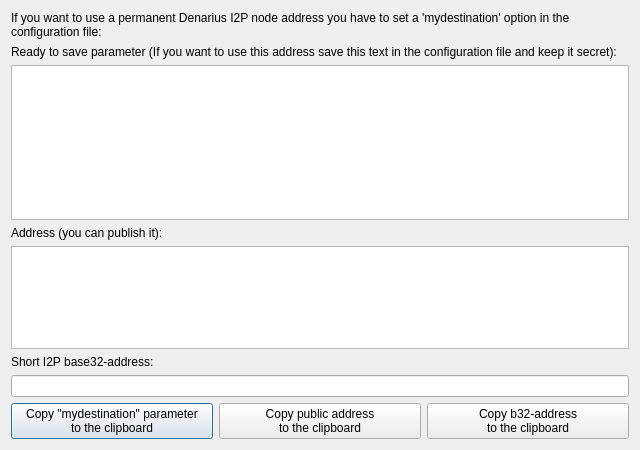
<?xml version="1.0" encoding="UTF-8"?>
<ui version="4.0">
 <class>ShowI2PAddresses</class>
 <widget class="QDialog" name="ShowI2PAddresses">
  <property name="geometry">
   <rect>
    <x>0</x>
    <y>0</y>
    <width>640</width>
    <height>450</height>
   </rect>
  </property>
  <property name="minimumSize">
   <size>
    <width>640</width>
    <height>450</height>
   </size>
  </property>
  <property name="windowTitle">
   <string>Dialog</string>
  </property>
  <layout class="QVBoxLayout" name="verticalLayout">
   <item>
    <widget class="QLabel" name="label">
     <property name="text">
      <string>If you want to use a permanent Denarius I2P node address you have to set a 'mydestination' option in the configuration file:</string>
     </property>
     <property name="wordWrap">
      <bool>true</bool>
     </property>
    </widget>
   </item>
   <item>
    <widget class="QLabel" name="label_3">
     <property name="text">
      <string>Ready to save parameter (If you want to use this address save this text in the configuration file and keep it secret):</string>
     </property>
     <property name="wordWrap">
      <bool>true</bool>
     </property>
    </widget>
   </item>
   <item>
    <widget class="QTextEdit" name="privText">
     <property name="sizePolicy">
      <sizepolicy hsizetype="Expanding" vsizetype="Expanding">
       <horstretch>0</horstretch>
       <verstretch>3</verstretch>
      </sizepolicy>
     </property>
     <property name="readOnly">
      <bool>true</bool>
     </property>
    </widget>
   </item>
   <item>
    <widget class="QLabel" name="label_4">
     <property name="text">
      <string>Address (you can publish it):</string>
     </property>
    </widget>
   </item>
   <item>
    <widget class="QPlainTextEdit" name="pubText">
     <property name="sizePolicy">
      <sizepolicy hsizetype="Expanding" vsizetype="Expanding">
       <horstretch>0</horstretch>
       <verstretch>2</verstretch>
      </sizepolicy>
     </property>
     <property name="readOnly">
      <bool>true</bool>
     </property>
    </widget>
   </item>
   <item>
    <widget class="QLabel" name="label_5">
     <property name="text">
      <string>Short I2P base32-address:</string>
     </property>
    </widget>
   </item>
   <item>
    <widget class="QLineEdit" name="b32Line">
     <property name="mouseTracking">
      <bool>false</bool>
     </property>
     <property name="acceptDrops">
      <bool>false</bool>
     </property>
     <property name="readOnly">
      <bool>true</bool>
     </property>
    </widget>
   </item>
   <item>
    <layout class="QHBoxLayout" name="horizontalLayout">
     <item>
      <widget class="QPushButton" name="privButton">
       <property name="text">
        <string>Copy &quot;mydestination&quot; parameter
to the clipboard</string>
       </property>
      </widget>
     </item>
     <item>
      <widget class="QPushButton" name="pubButton">
       <property name="text">
        <string>Copy public address
to the clipboard</string>
       </property>
      </widget>
     </item>
     <item>
      <widget class="QPushButton" name="b32Button">
       <property name="text">
        <string>Copy b32-address
to the clipboard</string>
       </property>
      </widget>
     </item>
    </layout>
   </item>
  </layout>
 </widget>
 <tabstops>
  <tabstop>privText</tabstop>
  <tabstop>pubText</tabstop>
  <tabstop>b32Line</tabstop>
  <tabstop>privButton</tabstop>
  <tabstop>pubButton</tabstop>
  <tabstop>b32Button</tabstop>
 </tabstops>
 <resources/>
 <connections/>
</ui>
